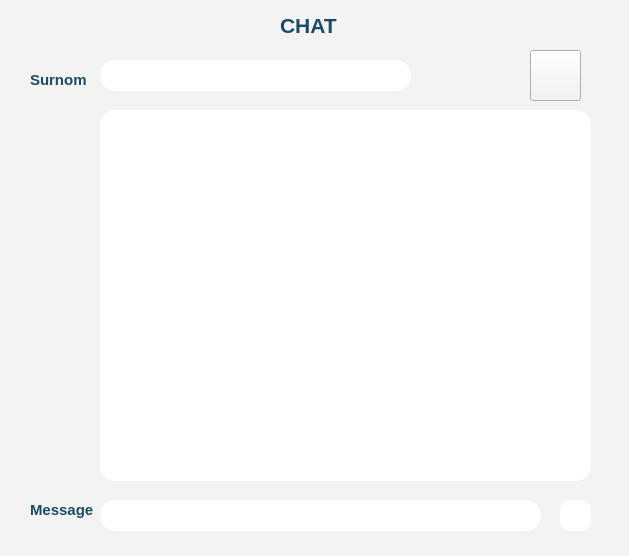
<?xml version="1.0" encoding="UTF-8"?>
<ui version="4.0">
 <class>chatbox</class>
 <widget class="QDialog" name="chatbox">
  <property name="geometry">
   <rect>
    <x>0</x>
    <y>0</y>
    <width>629</width>
    <height>556</height>
   </rect>
  </property>
  <property name="windowTitle">
   <string>Dialog</string>
  </property>
  <property name="styleSheet">
   <string notr="true">background-color: rgb(243, 243, 243);</string>
  </property>
  <widget class="QLineEdit" name="nicknameC">
   <property name="geometry">
    <rect>
     <x>100</x>
     <y>60</y>
     <width>311</width>
     <height>31</height>
    </rect>
   </property>
   <property name="styleSheet">
    <string notr="true">background-color: rgb(255, 255, 255);
border:none;
border-radius:15px;
color: rgb(27, 75, 101);
</string>
   </property>
   <property name="placeholderText">
    <string comment="Rechercher" extracomment="Rechercher"/>
   </property>
  </widget>
  <widget class="QLineEdit" name="messageC">
   <property name="geometry">
    <rect>
     <x>100</x>
     <y>500</y>
     <width>441</width>
     <height>31</height>
    </rect>
   </property>
   <property name="styleSheet">
    <string notr="true">background-color: rgb(255, 255, 255);
border:none;
border-radius:15px;
color: rgb(27, 75, 101);
</string>
   </property>
   <property name="placeholderText">
    <string comment="Rechercher" extracomment="Rechercher"/>
   </property>
  </widget>
  <widget class="QLabel" name="label_2">
   <property name="geometry">
    <rect>
     <x>280</x>
     <y>0</y>
     <width>131</width>
     <height>51</height>
    </rect>
   </property>
   <property name="font">
    <font>
     <family>MS Shell Dlg 2</family>
     <pointsize>16</pointsize>
     <weight>75</weight>
     <italic>false</italic>
     <bold>true</bold>
     <underline>false</underline>
     <strikeout>false</strikeout>
     <kerning>true</kerning>
    </font>
   </property>
   <property name="styleSheet">
    <string notr="true">background-color: rgb(243, 243, 243);
color: rgb(27, 75, 101);
</string>
   </property>
   <property name="text">
    <string>CHAT</string>
   </property>
  </widget>
  <widget class="QLabel" name="label_3">
   <property name="geometry">
    <rect>
     <x>30</x>
     <y>70</y>
     <width>71</width>
     <height>20</height>
    </rect>
   </property>
   <property name="font">
    <font>
     <pointsize>11</pointsize>
     <weight>75</weight>
     <bold>true</bold>
    </font>
   </property>
   <property name="styleSheet">
    <string notr="true">color: rgb(27, 75, 101);
background-color: rgb(243, 243, 243);</string>
   </property>
   <property name="text">
    <string>Surnom</string>
   </property>
  </widget>
  <widget class="QLabel" name="label_4">
   <property name="geometry">
    <rect>
     <x>30</x>
     <y>500</y>
     <width>71</width>
     <height>20</height>
    </rect>
   </property>
   <property name="font">
    <font>
     <pointsize>11</pointsize>
     <weight>75</weight>
     <bold>true</bold>
    </font>
   </property>
   <property name="styleSheet">
    <string notr="true">color: rgb(27, 75, 101);
background-color: rgb(243, 243, 243);</string>
   </property>
   <property name="text">
    <string>Message</string>
   </property>
  </widget>
  <widget class="QPushButton" name="sendC">
   <property name="geometry">
    <rect>
     <x>560</x>
     <y>500</y>
     <width>31</width>
     <height>31</height>
    </rect>
   </property>
   <property name="styleSheet">
    <string notr="true">QPushButton{
border-radius:10px;
	
	background-color: rgb(255, 255, 255);
	
	border-image: url(:/Downloads/paper-plane.png);
}</string>
   </property>
   <property name="text">
    <string/>
   </property>
  </widget>
  <widget class="QTextEdit" name="textEditC">
   <property name="geometry">
    <rect>
     <x>100</x>
     <y>110</y>
     <width>491</width>
     <height>371</height>
    </rect>
   </property>
   <property name="styleSheet">
    <string notr="true">background-color: rgb(255, 255, 255);
border:none;
border-radius:15px;
color :rgb(27, 75, 101);</string>
   </property>
  </widget>
  <widget class="QPushButton" name="bindC">
   <property name="geometry">
    <rect>
     <x>530</x>
     <y>50</y>
     <width>51</width>
     <height>51</height>
    </rect>
   </property>
   <property name="styleSheet">
    <string notr="true">QPushButton{
	
	
	border-image: url(:/Downloads/connexion.png);
}</string>
   </property>
   <property name="text">
    <string/>
   </property>
  </widget>
 </widget>
 <resources/>
 <connections/>
</ui>
